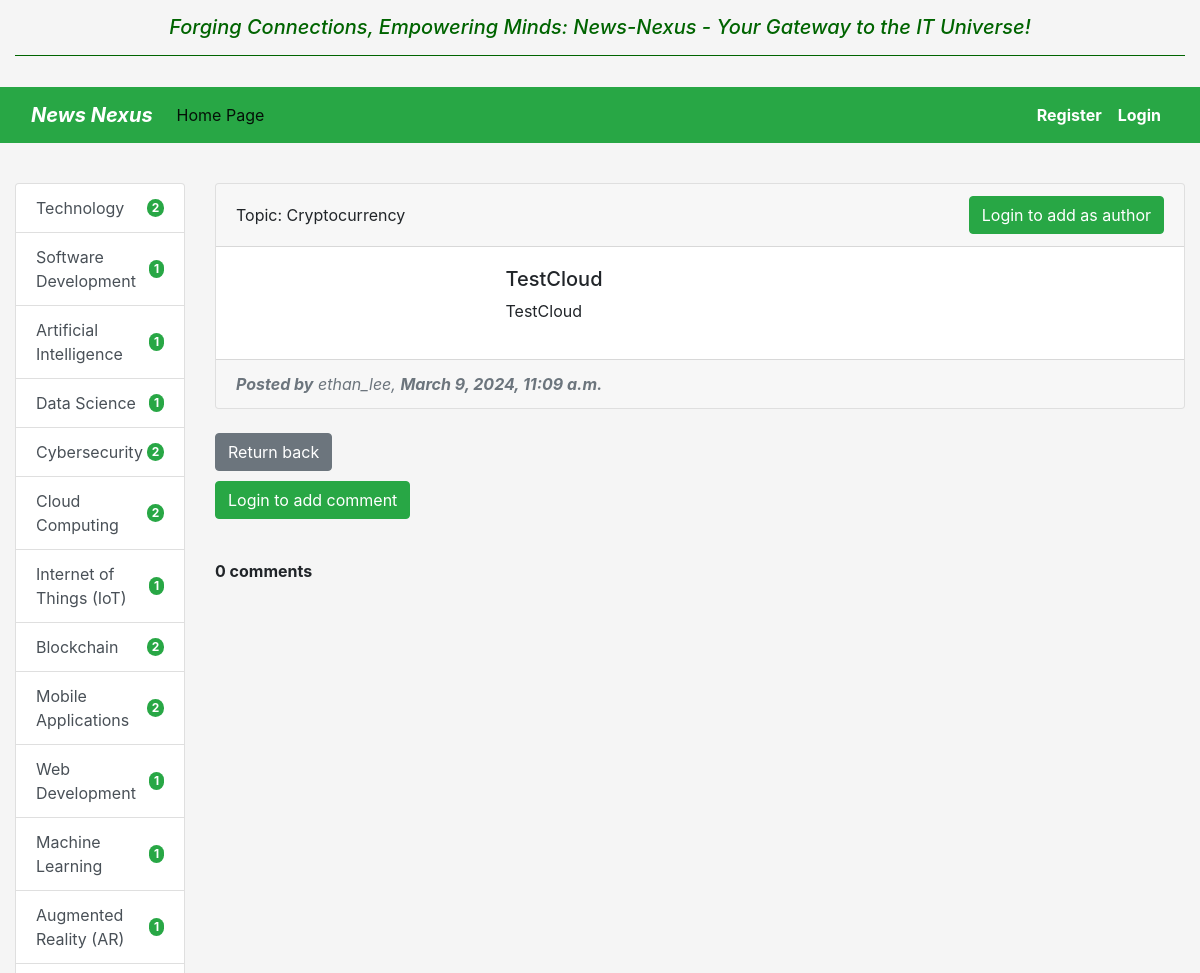
Page /newspaper/54/ (upper part) on the earlier database version.
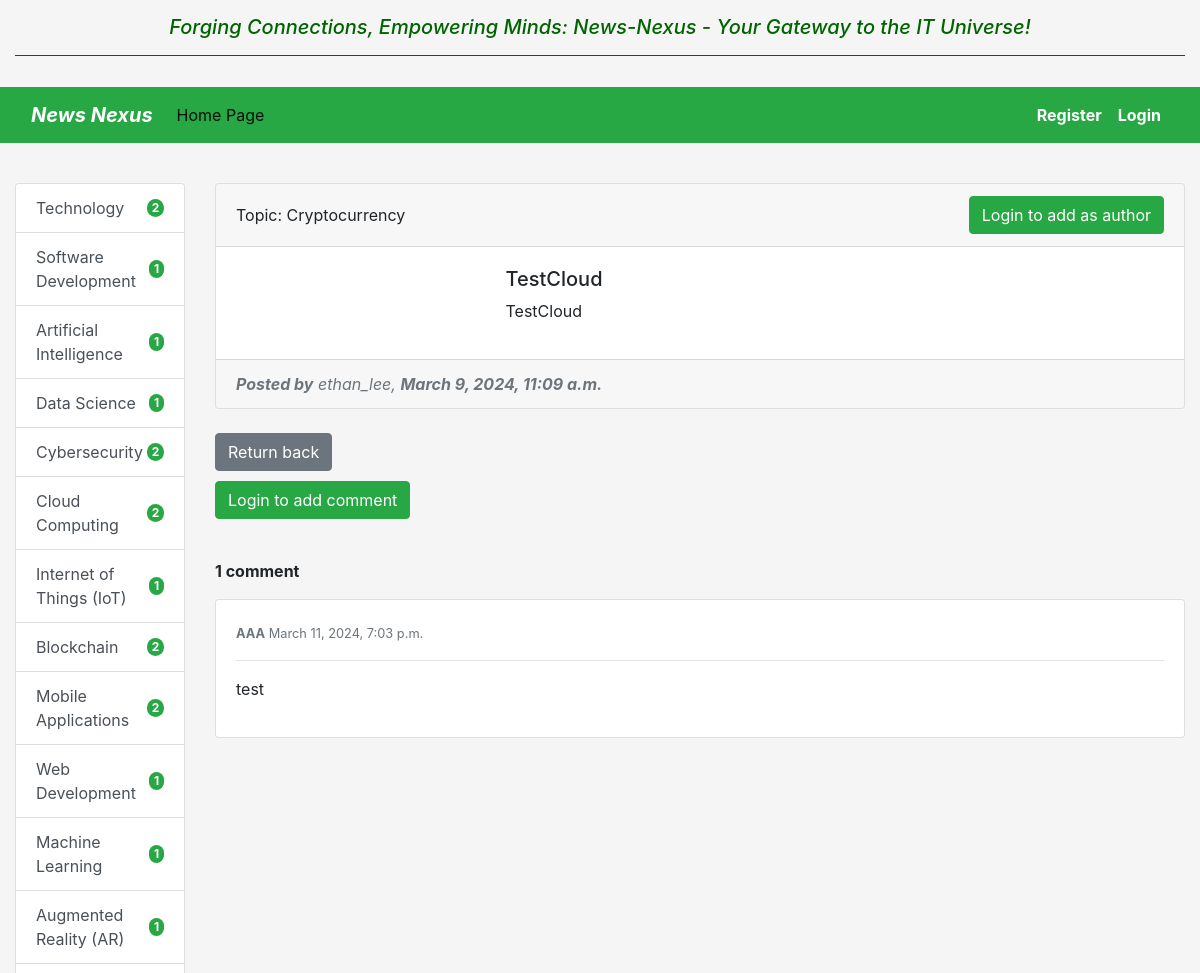
Same page on the later database version.
### newspaper_agency/models.py (models this page shows, shortened)
class Topic(models.Model):
    name = models.CharField(max_length=255, unique=True, db_index=True)
    class Meta:
        ordering = ("name",)
    def __str__(self) -> str:
        return self.name

class Redactor(AbstractUser):
    years_of_experience = models.PositiveIntegerField(default=0)
    class Meta:
        ordering = (
            "username",
            "first_name",
            "last_name",
        )
        verbose_name = "redactor"
        verbose_name_plural = "redactors"

class Newspaper(models.Model):
    title = models.CharField(max_length=255)
    content = models.TextField()
    published_date = models.DateTimeField(auto_now_add=True)
    photo = models.ImageField(upload_to="photos/%Y/%m/%d", blank=True)
    topic = models.ForeignKey(
        Topic, on_delete=models.CASCADE, related_name="newspapers"
    )
    publishers = models.ManyToManyField(
        settings.AUTH_USER_MODEL, related_name="newspapers"
    )
    class Meta:
        ordering = ("-published_date",)

class Commentary(models.Model):
    user = models.ForeignKey(
        settings.AUTH_USER_MODEL, on_delete=models.CASCADE, related_name="commentaries"
    )
    newspaper = models.ForeignKey(
        Newspaper, on_delete=models.CASCADE, related_name="commentaries"
    )
    created_time = models.DateTimeField(auto_now_add=True)
    content = models.TextField()
    class Meta:
        ordering = ("-created_time",)
        verbose_name_plural = "Commentaries"

### newspaper_agency/views.py (the view)
# urls.py: path("newspaper/<int:pk>/", NewspaperDetailView.as_view(), name="newspaper-detail"),
class NewspaperDetailView(DetailView):
    model = Newspaper
    template_name = "newspaper_agency/newspaper_detail.html"
    context_object_name = "newspaper"

### newspaper_agency/templatetags/newspaper_tags.py (called while the page is built)
@register.inclusion_tag("newspaper_agency/topics_list.html")
def show_topics():
    topics = Topic.objects.annotate(cnt=Count("newspapers"))
    return {"topics": topics}

### newspaper_agency/templates/newspaper_agency/newspaper_detail.html (shortened to what this page needs)
{% extends "base.html" %}
{% load crispy_forms_filters %}
{% block sidebar %}
  {% include "includes/sidebar.html" %}
{% endblock %}
{% block content %}
  <div class="card">
    <div class="card-header">
      <div class="d-flex justify-content-between align-items-center">
        <span>Topic: {{ newspaper.topic }}</span>
        {% if user.is_authenticated %}
          {% if user not in newspaper.publishers.all %}
            <form action="{% url 'newspaper-agency:add-or-remove-editor-to-authors' pk=newspaper.pk %}" method="post">
              {% csrf_token %}
              <button type="submit" class="btn btn-success">Add me as author</button>
            </form>
          {% else %}
            <form action="{% url 'newspaper-agency:add-or-remove-editor-to-authors' pk=newspaper.pk %}" method="post">
              {% csrf_token %}
              <button type="submit" class="btn btn-danger">Delete me as author</button>
            </form>
          {% endif %}
        {% else %}
          <a href="{% url 'newspaper-agency:login' %}" class="btn btn-success">Login to add as author</a>
        {% endif %}
      </div>
    </div>
    <div class="card-body">
      <div class="row">
        <div class="col-md-3">
        </div>
        <div class="col-md-9" style="padding-left: 45px">
          <h5>{{ newspaper.title }}</h5>
          <p>{{ newspaper.content }}</p>
        </div>
      </div>
    </div>
    <div class="card-footer text-muted">
      <i><strong>Posted by</strong>
        {% for publisher in newspaper.publishers.all %}
          {{ publisher.username }},
        {% endfor %}
        <strong>{{ newspaper.published_date }}</strong>
      </i>
    </div>
  </div>
  <br>
  <a class="btn btn-secondary" href="{% url 'newspaper-agency:get-topic-info' pk=newspaper.topic.pk %}">Return back</a>
  {% if user.is_authenticated %}
    <div>
      <form action="{% url 'newspaper-agency:create-comment' newspaper.pk %}" method="post" novalidate>
        {% csrf_token %}
        {{ form|crispy }}
        <div class="form-group">
          <br><label for="comment"><strong>Add a new comment:</strong></label>
          <textarea class="form-control" id="comment" name="content" rows="3" required></textarea>
        </div>
        <button type="submit" class="btn btn-success" style="margin-top: 10px">Submit</button>
      </form>
    </div>
  {% else %}
    <p><a href="{% url 'newspaper-agency:login' %}" class="btn btn-success" style="margin-top: 10px">Login to add
      comment</a></p>
  {% endif %}
  <br>
  <p>
    <strong>
      {{ newspaper.commentaries.count }}
      {% if newspaper.commentaries.count == 1 %}
        comment
      {% else %}
        comments
      {% endif %}
    </strong>
  </p>
  {% for comment in newspaper.commentaries.all %}
    <div class="card" style="margin-top: 10px">
      <div class="card-body">
        <small class="text-muted"><strong>{{ comment.user.username }}</strong> {{ comment.created_time }}</small>
        <hr>
        <p>{{ comment.content }}</p>
      </div>
    </div>
  {% endfor %}
{% endblock %}

### newspaper_agency/templates/newspaper_agency/topics_list.html
<div class="list-group">
  {% for topic in topics %}
    <a href="{% url 'newspaper-agency:get-topic-info' pk=topic.pk %}"
       class="list-group-item list-group-item-action d-flex justify-content-between align-items-center">
      {{ topic.name }}
      {% if topic.cnt > 99 %}
        <span class="badge bg-success rounded-pill"
              style="color: white">
          99+
        </span>
      {% else %}
        <span class="badge bg-success rounded-pill"
              style="color: white">
          {{ topic.cnt }}
        </span>
      {% endif %}
    </a>
  {% endfor %}
</div>

Differences in the rows shown:
computed for Newspaper "TestCloud": commentaries.count "0" → "1"
added Commentary: user.username "AAA", created_time "March 11, 2024, 7:03 p.m.", content "test"
Other differences:
text no longer shown: "comments"
text now shown: "comment"
